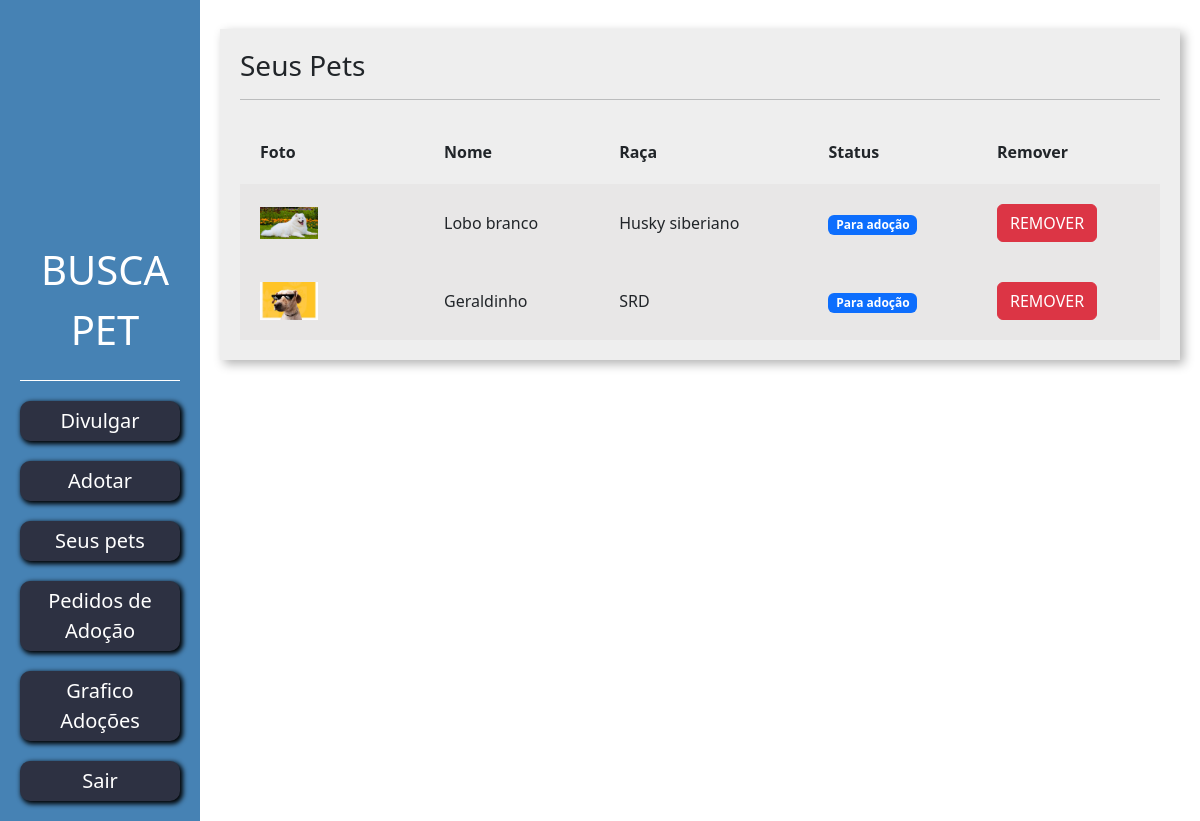
The page /divulgar/seus_pets/ (signed in) on the database as committed earlier.
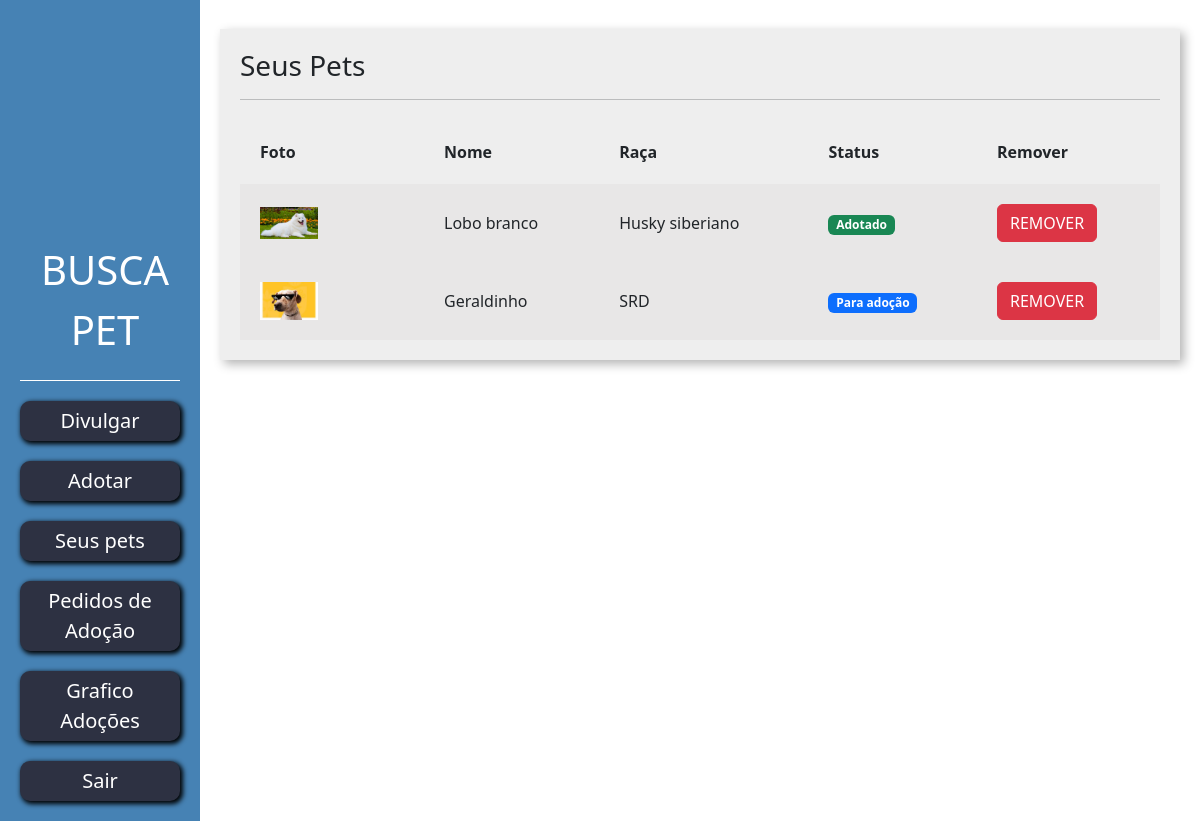
The same page on the database as committed later.
### divulgar/models.py (models this page shows, shortened)
class Pet(models.Model):
    choices_status = (('P', 'Para adoção'), ('A', 'Adotado'), ('E', 'Em adoção'))
    usuario = models.ForeignKey(User, on_delete=models.DO_NOTHING)
    foto = models.ImageField(upload_to="fotos_pets")
    nome = models.CharField(max_length=100)
    descricao = models.TextField()
    estado = models.CharField(max_length=50)
    cidade = models.CharField(max_length=50)
    telefone = models.CharField(max_length=16)
    tags = models.ManyToManyField(Tag)
    raca = models.ForeignKey(Raca, on_delete=models.DO_NOTHING)
    status = models.CharField(max_length=1, choices=choices_status, default='P')

class Raca(models.Model):
    raca = models.CharField(max_length=50)
    def __str__(self):
        return self.raca

### divulgar/views.py (the view)
# urls.py: path('seus_pets/', views.seus_pets, name="seus_pets"),
@login_required
def seus_pets(request):
    if request.method == "GET":
        pets = Pet.objects.filter(usuario=request.user)
        return render(request, 'seus_pets.html', {'pets': pets})

### divulgar/templates/seus_pets.html (shortened to what this page needs)
{% load static %}
<!doctype html>
<html lang="pt-BR">
    <head>
    <link href="https://cdn.jsdelivr.net/npm/bootstrap@5.3.0-alpha1/dist/css/bootstrap.min.css" rel="stylesheet">
    <link href="{% static 'usuarios/css/cadastro.css' %}" rel="stylesheet">
    <link href="{% static 'divulgar/css/novo_pet.css' %}" rel="stylesheet">
    <link href="{% static 'divulgar/css/seus_pet.css' %}" rel="stylesheet">
    <link href="{% static 'adotar/css/listar_pets.css' %}" rel="stylesheet">
    </head>
    <body>
        <div class="container-fluid vh-100">
            <div class="row h-100">
                <div class="col-lg-2 col-md-4 col-sm-4 col-6 bg-side-plataforma sidebar d-flex flex-column">
                    <div class='header' style="display: flex; flex-direction: column; align-items: center;">
                        <lottie-player src="https://lottie.host/37ac0c6f-c033-48d4-8560-f8fc7dbd4d67/8jK52lH0Uc.json"
                            background="transparent"  speed="1" style="width: 200px; height: 200px;" loop autoplay>
                        </lottie-player>
                        <span class="font-logo">BUSCA PET</span>
                    </div>
                    <button class="btn-custom-primary" onclick="location.href='{% url 'novo_pet' %}'">Divulgar</button>
                    <button class="btn-custom-primary" onclick="location.href='{% url 'listar_pets' %}'">Adotar</button>
                    <button class="btn-custom-primary" onclick="location.href='{% url 'seus_pets' %}'">Seus pets</button>
                    <button class="btn-custom-primary" onclick="location.href='{% url 'ver_pedido_adocao' %}'">Pedidos de Adoção</button>
                    <button class="btn-custom-primary" onclick="location.href='{% url 'dashboard' %}'">Grafico Adoções</button>
                    <button class="btn-custom-primary" onclick="location.href='{% url 'sair' %}'">Sair</button>
                </div>
                <div class="col-md">
                    <div class="wrapper">
                        <div class="box width80">
                            <h3>Seus Pets</h3>
                            <hr>
                            <table class="tabela" cellpadding="20">
                                <tr>
                                    <th>Foto</th>
                                    <th>Nome</th>
                                    <th>Raça</th>
                                    <th>Status</th>
                                    <th>Remover</th>
                                </tr>
                                {% for pet in pets %}
                                    <tr class="tabela-linha">
                                        <td width="20%">
                                            <img width="40%" src="{{pet.foto.url}}">
                                        </td>
                                        <td>
                                            {{pet.nome}}
                                        </td>
                                        <td>
                                            {{pet.raca}}
                                        </td>
                                        <td>
                                            {% if pet.status == "P" %}
                                                <span class="badge text-bg-primary">Para adoção</span>
                                            {% elif pet.status == "A" %}
                                                <span class="badge text-bg-success">Adotado</span>
                                            {% endif%}
                                        </td>
                                        <td>
                                            <a href="{% url 'remover_pet' pet.id %}" class="btn btn-danger">REMOVER</a>
                                        </td>
                                    </tr>
                                {% endfor %}
                            </table>
                        </div>
                    </div>
                </div>
            </div>
        </div>
    </body>
</html>

### templates/static/usuarios/css/cadastro.css (style rules this page uses)
.header { border-bottom: 1px solid white; padding: 20px; }
.font-logo { margin-left: 10px; font-size: 40px; }
.btn-custom-primary { background-color: #2D3142; border: none; box-shadow: 2px 2px 5px 1px black; color: white; font-size: 20px; padding: 5px 20px 5px 20px; border-radius: 10px; margin-top: 20px; }

### templates/static/divulgar/css/novo_pet.css (style rules this page uses)
.sidebar { text-align: center; padding: 20px; }
.wrapper { margin-top: 3%; display: flex; flex-direction: row; justify-content: center; align-items: center; }
.box { padding:20px; width: 50vw; background: rgb(238, 238, 238); box-shadow: 4px 4px 10px rgba(0,0,0,.3); }

### templates/static/divulgar/css/seus_pet.css (style rules this page uses)
.width80 { width: 80vw; }
.tabela { width: 100%; margin-top: 20px; }
.tabela-linha { background-color: #e8e7e7; }

### templates/static/adotar/css/listar_pets.css (style rules this page uses)
.bg-side-plataforma { background-color: #4682B4; color: white; }

Rows that differ between the two databases and show on the page:
changed Pet "Lobo branco": status "Para adoção" → "Adotado"
